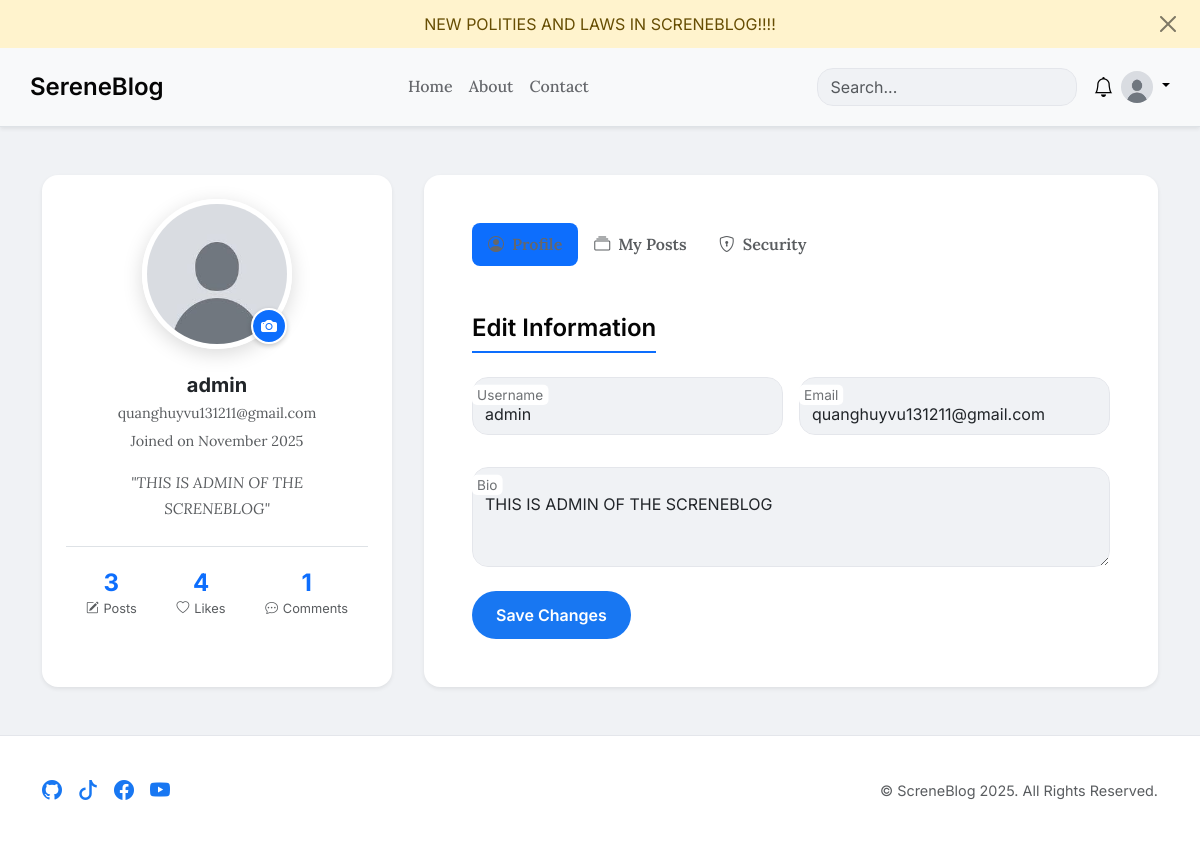
/profile/ (signed in), run on the app's committed database.
### blog/models.py (models this page shows, shortened)
class Announcement(models.Model):
    LEVEL_CHOICES = [
        ('info', 'Info'),
        ('success', 'Success'),
        ('warning', 'Warning'),
        ('danger', 'Danger'),
    ]
    content = models.TextField(help_text="Nội dung của thông báo. Có thể sử dụng HTML.")
    level = models.CharField(max_length=10, choices=LEVEL_CHOICES, default='info', help_text="Kiểu thông báo (ảnh hưởng đến màu sắc).")
    link = models.URLField(blank=True, null=True, help_text="(Tùy chọn) Một liên kết mà người dùng có thể nhấp vào.")
    is_active = models.BooleanField(default=True, help_text="Chỉ những thông báo được kích hoạt mới được hiển thị.")
    created_at = models.DateTimeField(auto_now_add=True)
    class Meta:
        ordering = ['-created_at']

class Profile(models.Model):
    user = models.OneToOneField(User, on_delete=models.CASCADE, related_name='profile')
    bio = models.TextField(max_length=500, blank=True)
    avatar = models.ImageField(default='profile_pics/default.jpg', upload_to='profile_pics')
    avatar_thumbnail = ImageSpecField(source='avatar',
                                      processors=[ResizeToFill(150, 150)],
                                      format='JPEG',
                                      options={'quality': 90})

### blog/views.py (the view)
# urls.py: path('profile/', views.user_profile, name='user_profile'),
@login_required
def user_profile(request):
    from django.db.models import Sum
    profile, created = Profile.objects.get_or_create(user=request.user)
    password_form = PasswordChangeForm(request.user)
    u_form = UserUpdateForm(instance=request.user)
    p_form = ProfileUpdateForm(instance=profile)
    if request.method == 'POST':
        if 'change_password' in request.POST:
            password_form = PasswordChangeForm(request.user, request.POST)
            if password_form.is_valid():
                user = password_form.save()
                update_session_auth_hash(request, user)  # Giữ người dùng đăng nhập
                messages.success(request, 'Your password was successfully updated!')
                return redirect('blog:user_profile')
            else:
                messages.error(request, 'Please correct the password errors below.')
        elif 'update_profile' in request.POST:
            u_form = UserUpdateForm(request.POST, instance=request.user)
            p_form = ProfileUpdateForm(request.POST, request.FILES, instance=profile)
            if u_form.is_valid() and p_form.is_valid():
                u_form.save()
                p_form.save()
                messages.success(request, 'Your profile has been updated successfully!')
                return redirect('blog:user_profile')
            else:
                messages.error(request, 'Please correct the profile errors below.')
        elif 'delete_avatar' in request.POST:
            if profile.avatar.name != 'profile_pics/default.jpg':
                profile.avatar.delete(save=False) # Xóa file ảnh cũ khỏi hệ thống
                profile.avatar = 'profile_pics/default.jpg' # Gán lại ảnh mặc định
                profile.save()
                messages.success(request, 'Your avatar has been reset to default.')
            return redirect('blog:user_profile')
    else:
        pass
    user_posts = Post.objects.filter(author=request.user).order_by('-created')
    total_posts = user_posts.count()
    total_likes_received = user_posts.aggregate(total_likes=Sum('likes'))['total_likes'] or 0
    total_comments_made = Comment.objects.filter(author=request.user).count()
    context = {
        'u_form': u_form,
        'p_form': p_form,
        'user_posts': user_posts,
        'password_form': password_form,
        'total_posts': total_posts,
        'total_likes_received': total_likes_received,
        'total_comments_made': total_comments_made,
    }
    return render(request, 'blog/user_profile.html', context)

### blog/templates/blog/user_profile.html (shortened to what this page needs)
{% extends 'base.html' %}
{% load blog_extras %}
{% load form_filters %}
{% block extra_styles %}
<link rel="stylesheet" href="https://cdnjs.cloudflare.com/ajax/libs/cropperjs/1.5.13/cropper.min.css">
{% endblock %}
{% block content %}
<div class="profile-grid">
    <div class="card profile-card border-0 shadow-sm animate-on-scroll fade-in-left">
        <div class="card-body p-4">
            <div class="profile-avatar-wrapper" onclick="document.getElementById('{{ p_form.avatar.id_for_label }}').click();" title="Change Avatar">
                <img id="avatarPreview" src="{{ user.profile.avatar_thumbnail.url }}" alt="{{ user.username }}'s avatar" class="profile-avatar">
                <div class="avatar-upload-overlay"><i class="bi bi-camera-fill"></i></div>
            </div>
            <h5 class="card-title">{{ user.username }}</h5>
            <p class="text-muted mb-1">{{ user.email }}</p>
            <p class="text-muted">Joined on {{ user.date_joined|date:"F Y" }}</p>
            {% if user.profile.bio %}
                <p class="profile-bio text-body-secondary fst-italic">"{{ user.profile.bio }}"</p>
            {% endif %}
            <div class="profile-stats">
                <div class="stat-item">
                    <div class="stat-number" data-target="{{ total_posts }}">0</div>
                    <div class="stat-label"><i class="bi bi-pencil-square"></i> Posts</div>
                </div>
                <div class="stat-item">
                    <div class="stat-number" data-target="{{ total_likes_received }}">0</div>
                    <div class="stat-label"><i class="bi bi-heart"></i> Likes</div>
                </div>
                <div class="stat-item">
                    <div class="stat-number" data-target="{{ total_comments_made }}">0</div>
                    <div class="stat-label"><i class="bi bi-chat-dots"></i> Comments</div>
                </div>
            </div>
        </div>
    </div>
    <div class="card content-panel border-0 shadow-sm animate-on-scroll fade-in-right">
        <div class="card-body p-4 p-lg-5">
            <ul class="nav nav-pills mb-4" id="profileTabs" role="tablist">
                <li class="nav-item" role="presentation">
                    <button class="nav-link active" id="profile-tab" data-bs-toggle="tab" data-bs-target="#profile-content" type="button" role="tab"><i class="bi bi-person-circle me-2"></i>Profile</button>
                </li>
                <li class="nav-item" role="presentation">
                    <button class="nav-link" id="posts-tab" data-bs-toggle="tab" data-bs-target="#posts-content" type="button" role="tab"><i class="bi bi-collection me-2"></i>My Posts</button>
                </li>
                <li class="nav-item" role="presentation">
                    <button class="nav-link" id="security-tab" data-bs-toggle="tab" data-bs-target="#security-content" type="button" role="tab"><i class="bi bi-shield-lock me-2"></i>Security</button>
                </li>
            </ul>
            <div class="tab-content" id="profileTabsContent">
                <div class="tab-pane fade show active" id="profile-content" role="tabpanel">
                    <h4 class="mb-4">Edit Information</h4>
                    <form method="post" enctype="multipart/form-data" novalidate>
                        <div class="row g-3">
                            <div class="col-md-6 form-floating">
                                {{ u_form.username|attr:"class:form-control placeholder:Username" }}
                                <label for="{{ u_form.username.id_for_label }}">{{ u_form.username.label }}</label>
                            </div>
                            <div class="col-md-6 form-floating">
                                {{ u_form.email|attr:"class:form-control placeholder:Email" }}
                                <label for="{{ u_form.email.id_for_label }}">{{ u_form.email.label }}</label>
                            </div>
                            <div class="col-md-6 form-floating">
                                <label for="{{ p_form.birth_date.id_for_label }}">{{ p_form.birth_date.label }}</label>
                            </div>
                            <div class="col-12 form-floating">
                                {{ p_form.bio|attr:"class:form-control placeholder:Bio style:height: 100px" }}
                                <label for="{{ p_form.bio.id_for_label }}">{{ p_form.bio.label }}</label>
                            </div>
                        </div>
                        <button type="submit" name="update_profile" class="btn btn-primary mt-4">Save Changes</button>
                    </form>
                </div>
            </div>
        </div>
    </div>
</div>
{% endblock %}

### blog/templates/base.html (shortened to what this page needs)
{% load static %}
{% load compress %}
<!DOCTYPE html>
<html lang="en">
<head>
    <link href="https://cdn.jsdelivr.net/npm/bootstrap@5.3.3/dist/css/bootstrap.min.css" rel="stylesheet">
    <link rel="stylesheet" href="https://cdn.jsdelivr.net/npm/bootstrap-icons@1.11.3/font/bootstrap-icons.min.css">
    {% compress css %}
        <link rel="stylesheet" href="{% static 'blog/css/style.css' %}">
    {% endcompress %}
    {% block extra_styles %}{% endblock %}
</head>
<body>
    {% if active_announcement %}
    <div id="announcement-bar" class="alert alert-{{ active_announcement.level }} rounded-0 border-0 mb-0 text-center" role="alert" data-announcement-id="{{ active_announcement.id }}">
        <div class="container">
            {{ active_announcement.content|safe }}
            <button type="button" class="btn-close" aria-label="Close" id="close-announcement-btn"></button>
        </div>
    </div>
    {% endif %}
    {% block header %}
    <header class="sticky-top py-2 bg-body-tertiary border-bottom shadow-sm">
        <nav class="container navbar navbar-expand-lg align-items-center">
            <a class="navbar-brand" href="{% url 'blog:home' %}">SereneBlog</a>
            <div class="collapse navbar-collapse" id="navbarNav">
                <ul class="navbar-nav mx-auto mb-2 mb-lg-0">
                    <li class="nav-item"><a class="nav-link px-2" href="{% url 'blog:home' %}">Home</a></li>
                    <li class="nav-item"><a class="nav-link px-2" href="{% url 'blog:about' %}">About</a></li>
                    <li class="nav-item"><a class="nav-link px-2" href="{% url 'blog:contact' %}">Contact</a></li>
                </ul>
                <form class="d-flex me-3 position-relative" role="search" method="get" action="{% url 'blog:search' %}">
                    <input id="liveSearchInput" class="form-control" type="search" name="q" placeholder="Search..." aria-label="Search">
                </form>
                {% if user.is_authenticated %}
                <div class="dropdown text-end me-2">
                    <a href="#" class="d-block link-body-emphasis text-decoration-none" data-bs-toggle="dropdown" aria-expanded="false" aria-label="Notifications">
                        <i class="bi bi-bell fs-5"></i>
                    </a>
                </div>
                {% endif %}
                 <div class="d-flex align-items-center">
                    <div class="dropdown text-end">
                        {% if user.is_authenticated and user.profile.avatar %}
                        <a href="#" class="d-block link-body-emphasis text-decoration-none dropdown-toggle" data-bs-toggle="dropdown" aria-expanded="false" aria-label="User menu">
                            <img src="{{ user.profile.avatar_thumbnail.url }}" alt="{{ user.username }}'s avatar" width="32" height="32" class="rounded-circle">
                        </a>
                        {% endif %}
                    </div>
                </div>
            </div>
        </nav>
    </header>
    {% endblock %}
    {% block main_content %}
        <main class="container my-5">
            <div class="content-wrapper">
                {% block content %}{% endblock %}
            </div>
        </main>
    {% endblock main_content %}
    {% block footer %}
    <div class="toast-container position-fixed bottom-0 end-0 p-3">
    </div>
    {% include 'blog/_footer.html' %}
    {% endblock %}
</body>
</html>

### data on the page
Announcement: content "NEW POLITIES AND LAWS IN SCRENEBLOG!!!!"
Profile: bio "THIS IS ADMIN OF THE SCRENEBLOG"

### other printed values
{{ user.username }} "admin"
{{ user.email }} "quanghuyvu131211@gmail.com"
{{ user.date_joined|date:"F Y" }} "November 2025"
{{ user.profile.bio }} "THIS IS ADMIN OF THE SCRENEBLOG"
